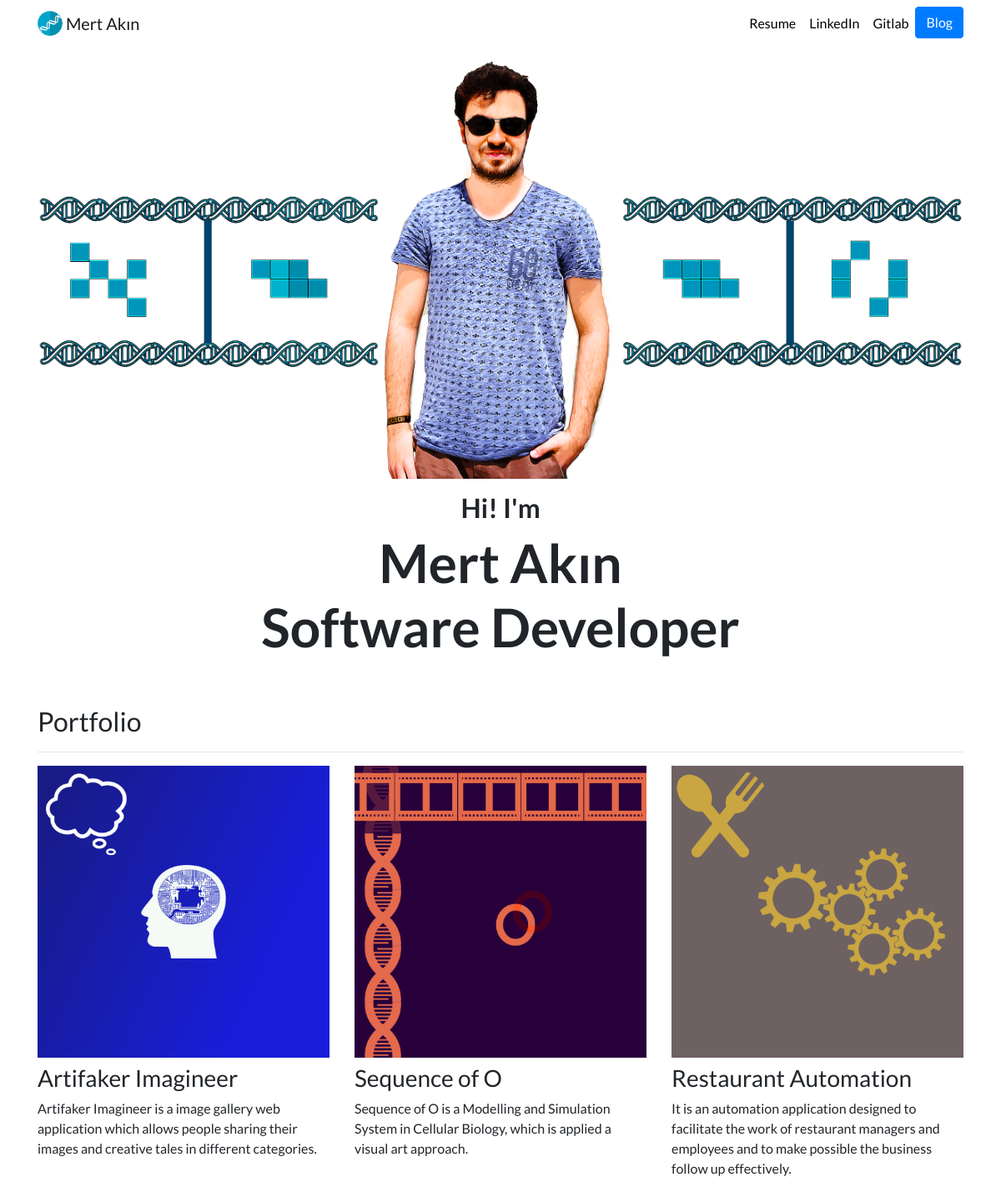
The page / on the database its author committed.
### portfolio/models.py (models this page shows, shortened)
class Project (models.Model):
    title=models.CharField(max_length=100)
    description=models.CharField(max_length=250)
    image=models.ImageField(upload_to='portfolio/images/')
    url=models.URLField(blank=True)

### portfolio/views.py (the view)
# urls.py: 2. Add a URL to urlpatterns:  path('', views.home, name='home')
def home(request):
    projects=Project.objects.all()
    return render (request, 'portfolio/home.html', {'projects':projects})

### portfolio/templates/portfolio/home.html
{% extends "portfolio/base.html" %}
{% load static %}
{% block content %}
<div class="row justify-content-center my-3">
  <div class="col-md">
    <img src="{% static 'portfolio/person.png' %}" class="img-fluid">
  </div>
</div>
<div class="row justify-content-center mb-3">
  <div class="col-md-9 text-center">
    <h2 class="font-weight-bold"> Hi! I'm </h2>
    <h1 id="hometext" class="font-weight-bold">Mert Akın <br> Software Developer</h1>
  </div>
</div>
<h2 class="mt-5">Portfolio</h2>
<hr>
<div class="row">
  {% for project in projects %}
  <div class="col-lg-4 col-md-6">
    {% if project.url %}
    <a href="{{ project.url }}">
      <img src="{{ project.image.url }}" class="img-fluid mb-2">
    </a>
    {% else %}
    <img src="{{ project.image.url }}" class="img-fluid mb-2">
    {% endif %}
    <h3>{{ project.title }}</h3>
    <p>{{ project.description }}</p>
  </div>
  {% endfor %}
</div>
{% endblock %}

### portfolio/static/portfolio/custom.css (style rules this page uses)
body { font-family: 'Lato', sans-serif; }
@media (min-width: 992px) { #hometext { font-size: 4rem; } }

### rows shown on the page
Project: image (picture), title "Artifaker Imagineer", description "Artifaker Imagineer is a image gallery web application which allows people sharing their images and creative tales in different categories."
Project: image (picture), title "Sequence of O", description "Sequence of O is a Modelling and Simulation System in Cellular Biology, which is applied a visual art approach."
Project: image (picture), title "Restaurant Automation", description "It is an automation application designed to facilitate the work of restaurant managers and employees and to make possible the business follow up effectively."
